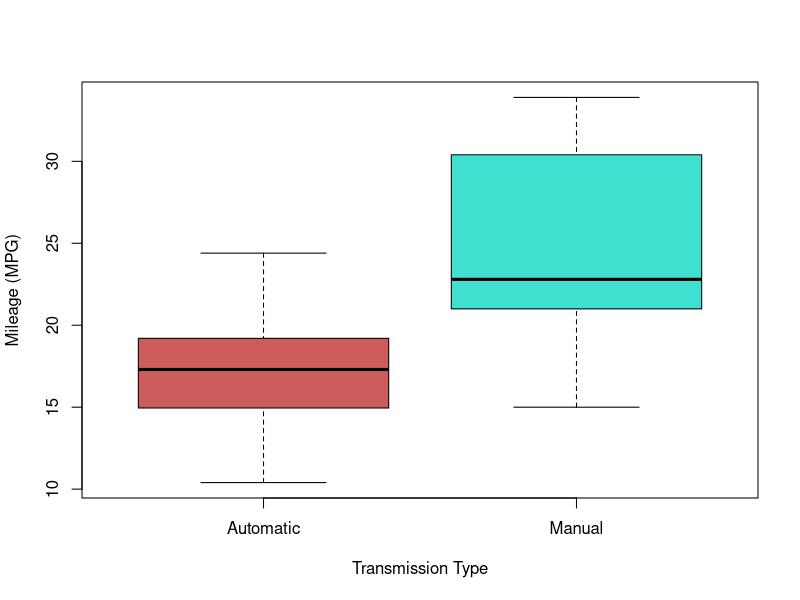
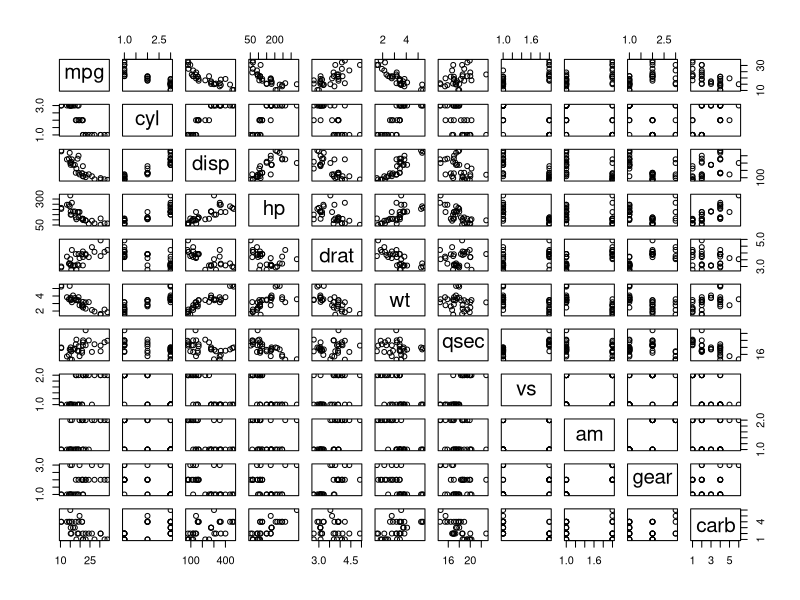
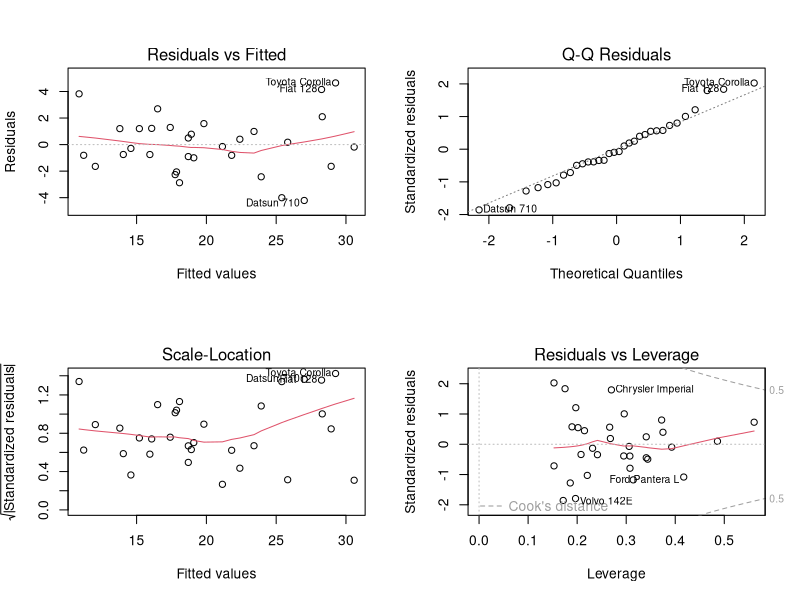

The R source for these figures, in order:
## ---- chunk 1
knitr::opts_chunk$set(echo = TRUE)
## ---- chunk 2
library(ggplot2)
data("mtcars")
head(mtcars)
str(mtcars)

## Data Transformation ofr factor variables that are shown as number variables in the dataset
mtcars$cyl  <- factor(mtcars$cyl)
mtcars$vs   <- factor(mtcars$vs)
mtcars$gear <- factor(mtcars$gear)
mtcars$carb <- factor(mtcars$carb)
mtcars$am   <- factor(mtcars$am,labels=c("Automatic","Manual"))

## ---- chunk 3
fit1 <- lm(mpg ~ am, data = mtcars)
summary(fit1)
fit2 <- lm(mpg~am + cyl + disp + hp + drat + wt + vs, data = mtcars)
fit3 <- lm(mpg ~. , data = mtcars)
## ---- chunk 4
anova(fit1,fit2,fit3)
summary(fit2)
## ---- chunk 5
t.test(mpg ~ am, data = mtcars)
## ---- chunk 6

boxplot(mpg ~ am, data = mtcars, col = (c("indianred","turquoise")), ylab = "Mileage (MPG)", xlab = "Transmission Type")
## ---- chunk 7

pairs(mpg ~ ., data = mtcars)

## ---- chunk 8
par(mfrow = c(2,2))
plot(fit2)
